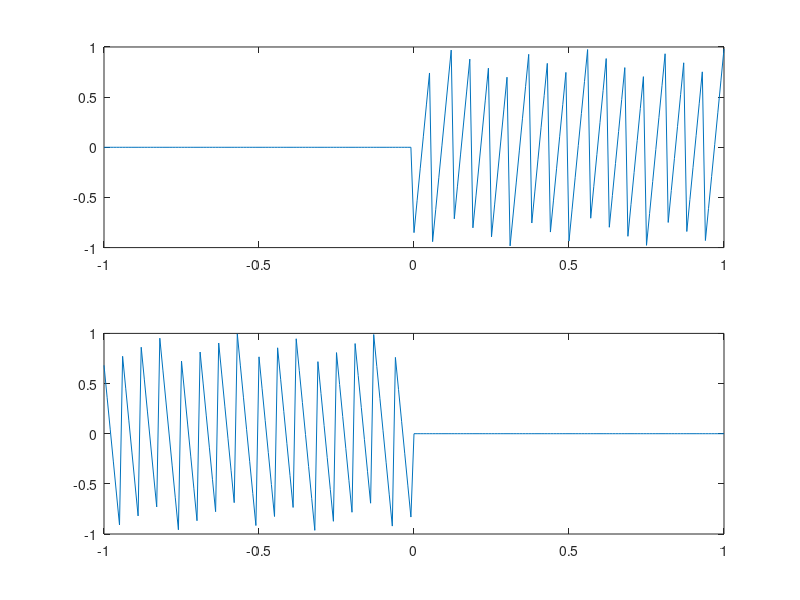

This figure's MATLAB source:
clc;
clear all;
close all;

t=-1:0.01:1;
for i=1:length(t)
    if t(i)>=0
        x(i)=sawtooth(i);
    else
        x(i)=0;
    end
end
subplot(2,1,1);
plot(t,x);

for j=1:length(t)
    if t(j)>=0
        Q(j)=0;
    else
        Q(j)=sawtooth(-j);
    end
end
subplot(2,1,2);
plot(t,Q);
